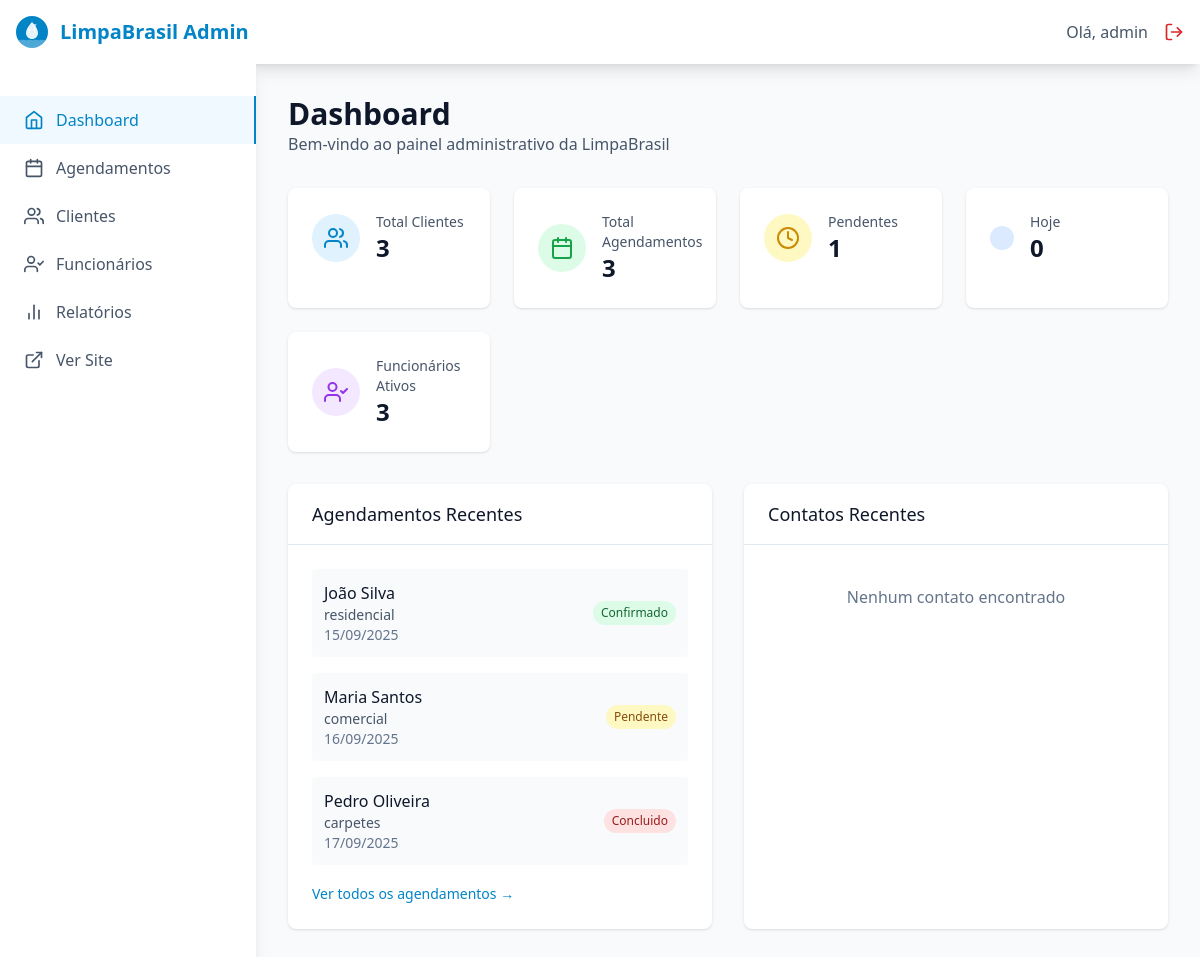
The page /admin/dashboard.php (signed in) on the database its author committed.
### tables this page shows
CREATE TABLE IF NOT EXISTS `agendamentos` (
  `id` int(11) NOT NULL AUTO_INCREMENT,
  `cliente_id` int(11) NOT NULL,
  `tipo_servico` enum('residencial','comercial','pos-obra','carpetes','vidros','higienizacao') NOT NULL,
  `frequencia` enum('unica','semanal','quinzenal','mensal') NOT NULL DEFAULT 'unica',
  `data_preferida` date NOT NULL,
  `horario_preferido` enum('manha','tarde','noite','flexivel') NOT NULL DEFAULT 'manha',
  `area_m2` int(11) DEFAULT NULL,
  `observacoes` text DEFAULT NULL,
  `status` enum('pendente','confirmado','concluido','cancelado') NOT NULL DEFAULT 'pendente',
  `valor_estimado` decimal(10,2) DEFAULT NULL,
  `valor_final` decimal(10,2) DEFAULT NULL,
  `data_execucao` datetime DEFAULT NULL,
  `avaliacao` tinyint(1) DEFAULT NULL CHECK (`avaliacao` >= 1 AND `avaliacao` <= 5),
  `comentario_avaliacao` text DEFAULT NULL,
  `created_at` timestamp NOT NULL DEFAULT CURRENT_TIMESTAMP,
  `updated_at` timestamp NOT NULL DEFAULT CURRENT_TIMESTAMP ON UPDATE CURRENT_TIMESTAMP,
  PRIMARY KEY (`id`),
  KEY `fk_agendamentos_cliente` (`cliente_id`),
  KEY `idx_status` (`status`),
  KEY `idx_data_preferida` (`data_preferida`),
  KEY `idx_tipo_servico` (`tipo_servico`),
  KEY `idx_created_at` (`created_at`),
  CONSTRAINT `fk_agendamentos_cliente` FOREIGN KEY (`cliente_id`) REFERENCES `clientes` (`id`) ON DELETE CASCADE ON UPDATE CASCADE
);

CREATE TABLE IF NOT EXISTS `clientes` (
  `id` int(11) NOT NULL AUTO_INCREMENT,
  `nome` varchar(255) NOT NULL,
  `email` varchar(255) NOT NULL,
  `telefone` varchar(20) NOT NULL,
  `cep` varchar(10) DEFAULT NULL,
  `endereco` text DEFAULT NULL,
  `created_at` timestamp NOT NULL DEFAULT CURRENT_TIMESTAMP,
  `updated_at` timestamp NOT NULL DEFAULT CURRENT_TIMESTAMP ON UPDATE CURRENT_TIMESTAMP,
  PRIMARY KEY (`id`),
  UNIQUE KEY `email` (`email`),
  KEY `idx_email` (`email`),
  KEY `idx_created_at` (`created_at`)
);

### admin/dashboard.php (the view, shortened to what this page needs)
<?php
try {
    $pdo = getDBConnection();
    $stats = [];
    $stmt = $pdo->query("SELECT COUNT(*) FROM clientes");
    $stats['total_clientes'] = $stmt->fetchColumn();
    $stmt = $pdo->query("SELECT COUNT(*) FROM agendamentos");
    $stats['total_agendamentos'] = $stmt->fetchColumn();
    $stmt = $pdo->query("SELECT COUNT(*) FROM agendamentos WHERE status = 'pendente'");
    $stats['agendamentos_pendentes'] = $stmt->fetchColumn();
    $stmt = $pdo->prepare("SELECT COUNT(*) FROM agendamentos WHERE DATE(data_preferida) = CURDATE()");
    $stmt->execute();
    $stats['agendamentos_hoje'] = $stmt->fetchColumn();
    $stmt = $pdo->query("SELECT COUNT(*) FROM funcionarios WHERE status = 'ativo'");
    $stats['total_funcionarios'] = $stmt->fetchColumn();
    $stmt = $pdo->query("
        SELECT a.*, c.nome as cliente_nome
        FROM agendamentos a
        LEFT JOIN clientes c ON a.cliente_id = c.id
        ORDER BY a.created_at DESC
        LIMIT 5
    ");
    $recent_bookings = $stmt->fetchAll(PDO::FETCH_ASSOC);
    $stmt = $pdo->query("
        SELECT * FROM contatos
        ORDER BY created_at DESC
        LIMIT 5
    ");
    $recent_contacts = $stmt->fetchAll(PDO::FETCH_ASSOC);
} catch (PDOException $e) {
    $error_message = 'Erro ao conectar com o banco de dados: ' . $e->getMessage();
}
?>
<!DOCTYPE html>
<html lang="pt-BR">
<head>
    <script src="https://cdn.tailwindcss.com"></script>
    <link rel="stylesheet" href="../assets/css/style.css">
</head>
<body class="bg-secondary-50">
    <nav class="bg-white shadow-lg">
        <div class="max-w-7xl mx-auto px-4">
            <div class="flex justify-between h-16">
                <div class="flex items-center">
                    <div class="flex items-center space-x-3">
                        <img src="../assets/images/logo.svg" alt="LimpaBrasil" class="h-8 w-8">
                        <h1 class="text-xl font-bold text-primary-600">LimpaBrasil Admin</h1>
                    </div>
                </div>
                <div class="flex items-center space-x-4">
                    <span class="text-secondary-600">Olá, <?php echo htmlspecialchars($_SESSION['admin_username']); ?></span>
                    <a href="../api/auth.php?action=logout" class="text-red-600 hover:text-red-700">
                        <i data-feather="log-out" class="w-5 h-5"></i>
                    </a>
                </div>
            </div>
        </div>
    </nav>
    <div class="flex">
        <div class="w-64 bg-white shadow-lg min-h-screen">
            <nav class="mt-8">
                <a href="dashboard.php" class="flex items-center px-6 py-3 text-primary-600 bg-primary-50 border-r-2 border-primary-600">
                    <i data-feather="home" class="w-5 h-5 mr-3"></i>
                    Dashboard
                </a>
                <a href="agendamentos.php" class="flex items-center px-6 py-3 text-secondary-600 hover:text-primary-600 hover:bg-primary-50">
                    <i data-feather="calendar" class="w-5 h-5 mr-3"></i>
                    Agendamentos
                </a>
                <a href="clientes.php" class="flex items-center px-6 py-3 text-secondary-600 hover:text-primary-600 hover:bg-primary-50">
                    <i data-feather="users" class="w-5 h-5 mr-3"></i>
                    Clientes
                </a>
                <a href="funcionarios.php" class="flex items-center px-6 py-3 text-secondary-600 hover:text-primary-600 hover:bg-primary-50">
                    <i data-feather="user-check" class="w-5 h-5 mr-3"></i>
                    Funcionários
                </a>
                <a href="relatorios.php" class="flex items-center px-6 py-3 text-secondary-600 hover:text-primary-600 hover:bg-primary-50">
                    <i data-feather="bar-chart-2" class="w-5 h-5 mr-3"></i>
                    Relatórios
                </a>
                <a href="../index.html" target="_blank" class="flex items-center px-6 py-3 text-secondary-600 hover:text-primary-600 hover:bg-primary-50">
                    <i data-feather="external-link" class="w-5 h-5 mr-3"></i>
                    Ver Site
                </a>
            </nav>
        </div>
        <div class="flex-1 p-8">
            <div class="mb-8">
                <h1 class="text-3xl font-bold text-secondary-900">Dashboard</h1>
                <p class="text-secondary-600">Bem-vindo ao painel administrativo da LimpaBrasil</p>
            </div>
            <div class="grid grid-cols-1 md:grid-cols-2 lg:grid-cols-4 gap-6 mb-8">
                <div class="bg-white rounded-lg shadow p-6">
                    <div class="flex items-center">
                        <div class="bg-primary-100 rounded-full p-3">
                            <i data-feather="users" class="w-6 h-6 text-primary-600"></i>
                        </div>
                        <div class="ml-4">
                            <h2 class="text-sm font-medium text-secondary-600">Total Clientes</h2>
                            <p class="text-2xl font-semibold text-secondary-900"><?php echo $stats['total_clientes'] ?? 0; ?></p>
                        </div>
                    </div>
                </div>
                <div class="bg-white rounded-lg shadow p-6">
                    <div class="flex items-center">
                        <div class="bg-green-100 rounded-full p-3">
                            <i data-feather="calendar" class="w-6 h-6 text-green-600"></i>
                        </div>
                        <div class="ml-4">
                            <h2 class="text-sm font-medium text-secondary-600">Total Agendamentos</h2>
                            <p class="text-2xl font-semibold text-secondary-900"><?php echo $stats['total_agendamentos'] ?? 0; ?></p>
                        </div>
                    </div>
                </div>
                <div class="bg-white rounded-lg shadow p-6">
                    <div class="flex items-center">
                        <div class="bg-yellow-100 rounded-full p-3">
                            <i data-feather="clock" class="w-6 h-6 text-yellow-600"></i>
                        </div>
                        <div class="ml-4">
                            <h2 class="text-sm font-medium text-secondary-600">Pendentes</h2>
                            <p class="text-2xl font-semibold text-secondary-900"><?php echo $stats['agendamentos_pendentes'] ?? 0; ?></p>
                        </div>
                    </div>
                </div>
                <div class="bg-white rounded-lg shadow p-6">
                    <div class="flex items-center">
                        <div class="bg-blue-100 rounded-full p-3">
                        </div>
                        <div class="ml-4">
                            <h2 class="text-sm font-medium text-secondary-600">Hoje</h2>
                            <p class="text-2xl font-semibold text-secondary-900"><?php echo $stats['agendamentos_hoje'] ?? 0; ?></p>
                        </div>
                    </div>
                </div>
                <div class="bg-white rounded-lg shadow p-6">
                    <div class="flex items-center">
                        <div class="bg-purple-100 rounded-full p-3">
                            <i data-feather="user-check" class="w-6 h-6 text-purple-600"></i>
                        </div>
                        <div class="ml-4">
                            <h2 class="text-sm font-medium text-secondary-600">Funcionários Ativos</h2>
                            <p class="text-2xl font-semibold text-secondary-900"><?php echo $stats['total_funcionarios'] ?? 0; ?></p>
                        </div>
                    </div>
                </div>
            </div>
            <div class="grid grid-cols-1 lg:grid-cols-2 gap-8">
                <div class="bg-white rounded-lg shadow">
                    <div class="px-6 py-4 border-b border-secondary-200">
                        <h3 class="text-lg font-medium text-secondary-900">Agendamentos Recentes</h3>
                    </div>
                    <div class="p-6">
                        <?php if (!empty($recent_bookings)): ?>
                            <div class="space-y-4">
                                <?php foreach ($recent_bookings as $booking): ?>
                                    <div class="flex items-center justify-between p-3 bg-secondary-50 rounded">
                                        <div>
                                            <p class="font-medium text-secondary-900"><?php echo htmlspecialchars($booking['cliente_nome'] ?? 'Cliente não encontrado'); ?></p>
                                            <p class="text-sm text-secondary-600"><?php echo htmlspecialchars($booking['tipo_servico']); ?></p>
                                            <p class="text-sm text-secondary-500"><?php echo date('d/m/Y', strtotime($booking['data_preferida'])); ?></p>
                                        </div>
                                        <span class="px-2 py-1 text-xs rounded-full
                                            <?php echo $booking['status'] === 'pendente' ? 'bg-yellow-100 text-yellow-800' :
                                                     ($booking['status'] === 'confirmado' ? 'bg-green-100 text-green-800' : 'bg-red-100 text-red-800'); ?>">
                                            <?php echo ucfirst($booking['status']); ?>
                                        </span>
                                    </div>
                                <?php endforeach; ?>
                            </div>
                        <?php else: ?>
                            <p class="text-secondary-500 text-center py-4">Nenhum agendamento encontrado</p>
                        <?php endif; ?>
                        <div class="mt-4">
                            <a href="agendamentos.php" class="text-primary-600 hover:text-primary-700 text-sm font-medium">
                                Ver todos os agendamentos →
                            </a>
                        </div>
                    </div>
                </div>
                <div class="bg-white rounded-lg shadow">
                    <div class="px-6 py-4 border-b border-secondary-200">
                        <h3 class="text-lg font-medium text-secondary-900">Contatos Recentes</h3>
                    </div>
                    <div class="p-6">
                        <?php if (!empty($recent_contacts)): ?>
                            <div class="space-y-4">
                                <?php foreach ($recent_contacts as $contact): ?>
                                    <div class="flex items-center justify-between p-3 bg-secondary-50 rounded">
                                        <div>
                                            <p class="font-medium text-secondary-900"><?php echo htmlspecialchars($contact['nome']); ?></p>
                                            <p class="text-sm text-secondary-600"><?php echo htmlspecialchars($contact['assunto']); ?></p>
                                            <p class="text-sm text-secondary-500"><?php echo date('d/m/Y H:i', strtotime($contact['created_at'])); ?></p>
                                        </div>
                                        <span class="px-2 py-1 text-xs rounded-full bg-blue-100 text-blue-800">
                                            Novo
                                        </span>
                                    </div>
                                <?php endforeach; ?>
                            </div>
                        <?php else: ?>
                            <p class="text-secondary-500 text-center py-4">Nenhum contato encontrado</p>
                        <?php endif; ?>
                    </div>
                </div>
            </div>
        </div>
    </div>
</body>
</html>

### assets/css/style.css (style rules this page uses)
html { scroll-behavior: smooth; }

### rows shown on the page
agendamentos: cliente.nome "João Silva", tipo_servico "residencial", data_preferida "15/09/2025", status "Confirmado"
agendamentos: cliente.nome "Maria Santos", tipo_servico "comercial", data_preferida "16/09/2025", status "Pendente"
agendamentos: cliente.nome "Pedro Oliveira", tipo_servico "carpetes", data_preferida "17/09/2025", status "Concluido"

### other values the page prints
$_SESSION['admin_username'] "admin"
$stats['total_clientes'] "3"
$stats['total_agendamentos'] "3"
$stats['agendamentos_pendentes'] "1"
$stats['agendamentos_hoje'] "0"
$stats['total_funcionarios'] "3"
